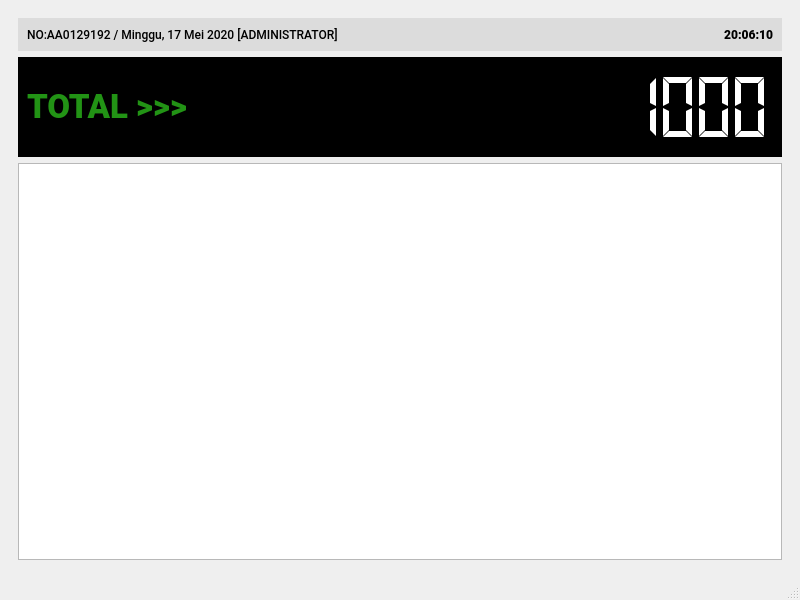
<?xml version="1.0" encoding="UTF-8"?>
<ui version="4.0">
 <class>MainWindow</class>
 <widget class="QMainWindow" name="MainWindow">
  <property name="geometry">
   <rect>
    <x>0</x>
    <y>0</y>
    <width>800</width>
    <height>600</height>
   </rect>
  </property>
  <property name="sizePolicy">
   <sizepolicy hsizetype="Preferred" vsizetype="Preferred">
    <horstretch>0</horstretch>
    <verstretch>0</verstretch>
   </sizepolicy>
  </property>
  <property name="windowTitle">
   <string>AlfarPOS</string>
  </property>
  <widget class="QWidget" name="centralwidget">
   <property name="sizePolicy">
    <sizepolicy hsizetype="MinimumExpanding" vsizetype="MinimumExpanding">
     <horstretch>0</horstretch>
     <verstretch>0</verstretch>
    </sizepolicy>
   </property>
   <layout class="QHBoxLayout" name="horizontalLayout_2">
    <item>
     <widget class="QStackedWidget" name="stackedWidget">
      <property name="sizePolicy">
       <sizepolicy hsizetype="Expanding" vsizetype="Expanding">
        <horstretch>0</horstretch>
        <verstretch>0</verstretch>
       </sizepolicy>
      </property>
      <property name="currentIndex">
       <number>1</number>
      </property>
      <widget class="QWidget" name="pageLogin">
       <property name="sizePolicy">
        <sizepolicy hsizetype="Preferred" vsizetype="Preferred">
         <horstretch>0</horstretch>
         <verstretch>0</verstretch>
        </sizepolicy>
       </property>
       <layout class="QVBoxLayout" name="verticalLayout">
        <item>
         <layout class="QHBoxLayout" name="horizontalLayout_4">
          <item>
           <spacer name="horizontalSpacer">
            <property name="orientation">
             <enum>Qt::Horizontal</enum>
            </property>
            <property name="sizeHint" stdset="0">
             <size>
              <width>40</width>
              <height>20</height>
             </size>
            </property>
           </spacer>
          </item>
          <item>
           <layout class="QVBoxLayout" name="verticalLayout_2">
            <item>
             <spacer name="verticalSpacer">
              <property name="orientation">
               <enum>Qt::Vertical</enum>
              </property>
              <property name="sizeHint" stdset="0">
               <size>
                <width>20</width>
                <height>40</height>
               </size>
              </property>
             </spacer>
            </item>
            <item>
             <widget class="InputCustom" name="txtUsername">
              <property name="toolTip">
               <string>Nama pengguna</string>
              </property>
              <property name="placeholderText">
               <string>Nama Pengguna</string>
              </property>
             </widget>
            </item>
            <item>
             <widget class="InputCustom" name="txtPassword">
              <property name="toolTip">
               <string>Password</string>
              </property>
              <property name="inputMask">
               <string/>
              </property>
              <property name="text">
               <string/>
              </property>
              <property name="echoMode">
               <enum>QLineEdit::Password</enum>
              </property>
              <property name="placeholderText">
               <string>Password</string>
              </property>
             </widget>
            </item>
            <item>
             <layout class="QHBoxLayout" name="horizontalLayout_5">
              <item>
               <widget class="QPushButton" name="btnLogin">
                <property name="text">
                 <string>Masuk</string>
                </property>
               </widget>
              </item>
              <item>
               <widget class="QPushButton" name="btnExit">
                <property name="text">
                 <string>Keluar</string>
                </property>
               </widget>
              </item>
             </layout>
            </item>
            <item>
             <spacer name="verticalSpacer_2">
              <property name="orientation">
               <enum>Qt::Vertical</enum>
              </property>
              <property name="sizeHint" stdset="0">
               <size>
                <width>20</width>
                <height>40</height>
               </size>
              </property>
             </spacer>
            </item>
           </layout>
          </item>
          <item>
           <spacer name="horizontalSpacer_2">
            <property name="orientation">
             <enum>Qt::Horizontal</enum>
            </property>
            <property name="sizeHint" stdset="0">
             <size>
              <width>40</width>
              <height>20</height>
             </size>
            </property>
           </spacer>
          </item>
         </layout>
        </item>
       </layout>
      </widget>
      <widget class="QWidget" name="pageCashier">
       <layout class="QVBoxLayout" name="verticalLayout_4">
        <item>
         <widget class="QWidget" name="widget" native="true">
          <property name="sizePolicy">
           <sizepolicy hsizetype="Expanding" vsizetype="Preferred">
            <horstretch>0</horstretch>
            <verstretch>0</verstretch>
           </sizepolicy>
          </property>
          <property name="styleSheet">
           <string notr="true">background-color: rgb(220, 220, 220)</string>
          </property>
          <layout class="QHBoxLayout" name="horizontalLayout">
           <item>
            <widget class="QLabel" name="lblTopDesc">
             <property name="font">
              <font>
               <family>Roboto Medium</family>
              </font>
             </property>
             <property name="layoutDirection">
              <enum>Qt::LeftToRight</enum>
             </property>
             <property name="styleSheet">
              <string notr="true">color: black;</string>
             </property>
             <property name="text">
              <string>NO:AA0129192 / Minggu, 17 Mei 2020 [ADMINISTRATOR]</string>
             </property>
             <property name="alignment">
              <set>Qt::AlignLeading|Qt::AlignLeft|Qt::AlignVCenter</set>
             </property>
            </widget>
           </item>
           <item>
            <widget class="QLabel" name="lblTime">
             <property name="font">
              <font>
               <family>Roboto Black</family>
              </font>
             </property>
             <property name="layoutDirection">
              <enum>Qt::LeftToRight</enum>
             </property>
             <property name="styleSheet">
              <string notr="true">color: black;</string>
             </property>
             <property name="text">
              <string>20:06:10</string>
             </property>
             <property name="alignment">
              <set>Qt::AlignRight|Qt::AlignTrailing|Qt::AlignVCenter</set>
             </property>
            </widget>
           </item>
          </layout>
         </widget>
        </item>
        <item>
         <widget class="QWidget" name="widget_2" native="true">
          <property name="sizePolicy">
           <sizepolicy hsizetype="Expanding" vsizetype="Fixed">
            <horstretch>0</horstretch>
            <verstretch>0</verstretch>
           </sizepolicy>
          </property>
          <property name="minimumSize">
           <size>
            <width>0</width>
            <height>100</height>
           </size>
          </property>
          <property name="font">
           <font>
            <pointsize>26</pointsize>
           </font>
          </property>
          <property name="styleSheet">
           <string notr="true">background-color: black;</string>
          </property>
          <layout class="QHBoxLayout" name="horizontalLayout_6">
           <item>
            <widget class="QLabel" name="label">
             <property name="sizePolicy">
              <sizepolicy hsizetype="Preferred" vsizetype="Preferred">
               <horstretch>0</horstretch>
               <verstretch>0</verstretch>
              </sizepolicy>
             </property>
             <property name="font">
              <font>
               <family>Roboto Black</family>
               <pointsize>25</pointsize>
              </font>
             </property>
             <property name="styleSheet">
              <string notr="true">color: rgb(34, 147, 21)</string>
             </property>
             <property name="text">
              <string>TOTAL &gt;&gt;&gt;</string>
             </property>
            </widget>
           </item>
           <item>
            <widget class="QLCDNumber" name="lcdTotal">
             <property name="enabled">
              <bool>true</bool>
             </property>
             <property name="sizePolicy">
              <sizepolicy hsizetype="Preferred" vsizetype="Preferred">
               <horstretch>0</horstretch>
               <verstretch>0</verstretch>
              </sizepolicy>
             </property>
             <property name="minimumSize">
              <size>
               <width>0</width>
               <height>0</height>
              </size>
             </property>
             <property name="maximumSize">
              <size>
               <width>400</width>
               <height>16777215</height>
              </size>
             </property>
             <property name="sizeIncrement">
              <size>
               <width>0</width>
               <height>0</height>
              </size>
             </property>
             <property name="baseSize">
              <size>
               <width>0</width>
               <height>0</height>
              </size>
             </property>
             <property name="font">
              <font>
               <family>MS Shell Dlg 2</family>
               <pointsize>20</pointsize>
               <weight>50</weight>
               <bold>false</bold>
              </font>
             </property>
             <property name="layoutDirection">
              <enum>Qt::RightToLeft</enum>
             </property>
             <property name="autoFillBackground">
              <bool>false</bool>
             </property>
             <property name="styleSheet">
              <string notr="true">color: white;
padding: 0;
text-align: right;</string>
             </property>
             <property name="frameShape">
              <enum>QFrame::Box</enum>
             </property>
             <property name="digitCount">
              <number>10</number>
             </property>
             <property name="segmentStyle">
              <enum>QLCDNumber::Flat</enum>
             </property>
             <property name="intValue" stdset="0">
              <number>1000</number>
             </property>
            </widget>
           </item>
          </layout>
         </widget>
        </item>
        <item>
         <widget class="TableCashier" name="tblItems">
          <property name="editTriggers">
           <set>QAbstractItemView::AnyKeyPressed|QAbstractItemView::DoubleClicked|QAbstractItemView::EditKeyPressed|QAbstractItemView::SelectedClicked</set>
          </property>
          <property name="selectionMode">
           <enum>QAbstractItemView::SingleSelection</enum>
          </property>
          <property name="selectionBehavior">
           <enum>QAbstractItemView::SelectRows</enum>
          </property>
         </widget>
        </item>
       </layout>
      </widget>
     </widget>
    </item>
   </layout>
  </widget>
  <widget class="QMenuBar" name="menubar">
   <property name="geometry">
    <rect>
     <x>0</x>
     <y>0</y>
     <width>800</width>
     <height>20</height>
    </rect>
   </property>
  </widget>
  <widget class="QStatusBar" name="statusbar"/>
 </widget>
 <customwidgets>
  <customwidget>
   <class>TableCashier</class>
   <extends>QTableView</extends>
   <header>tablecashier.h</header>
  </customwidget>
  <customwidget>
   <class>InputCustom</class>
   <extends>QLineEdit</extends>
   <header>inputcustom.h</header>
  </customwidget>
 </customwidgets>
 <resources/>
 <connections/>
</ui>
